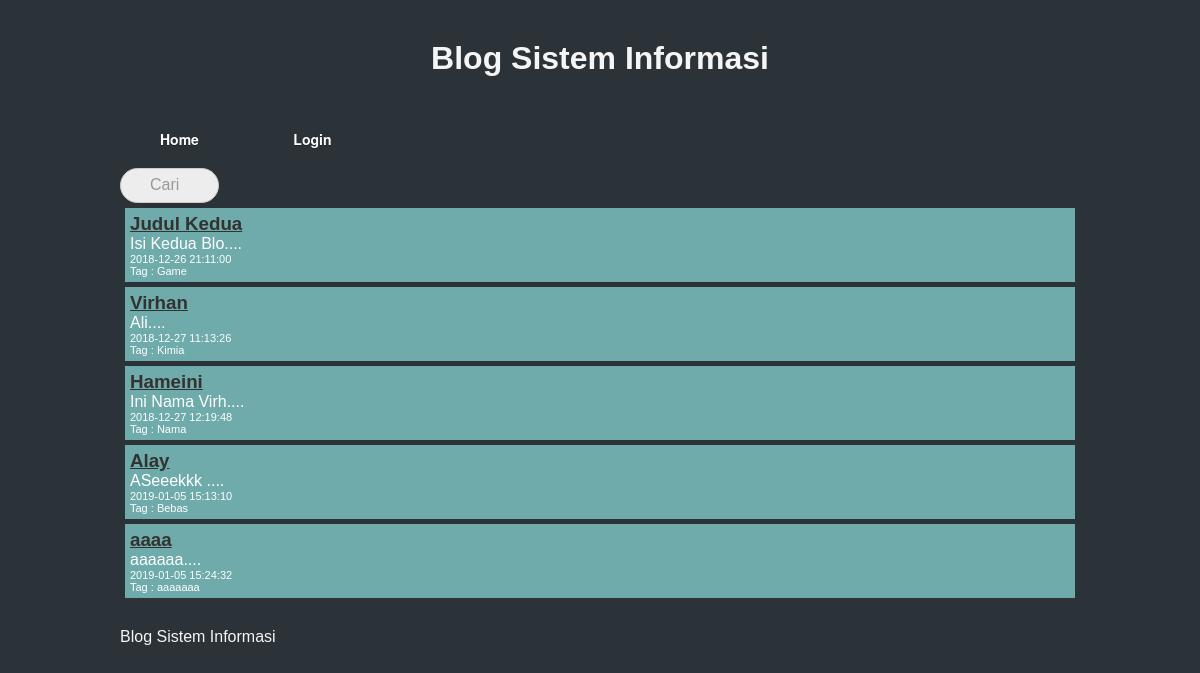
Before: / with the older database file.
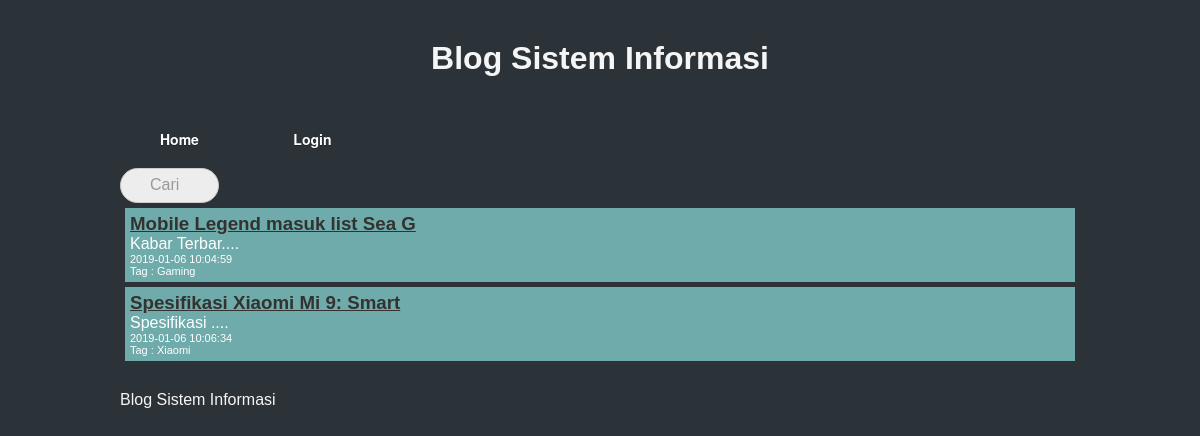
After: the same page with the newer database file.
### tables this page shows
CREATE TABLE `t_blog` (
  `id` int(11) NOT NULL,
  `judul` varchar(30) NOT NULL,
  `isi` varchar(500) NOT NULL,
  `waktu` timestamp NOT NULL DEFAULT CURRENT_TIMESTAMP,
  `tag` varchar(30) NOT NULL
);

### functions/blog.php (called while the page is built, shortened)
<?php
function tampilkan(){
  global $link;
  $query = "SELECT * FROM t_blog";
  $result = mysqli_query($link, $query) or die ('Gagal Untuk Menampilkan Data');
  return $result;
}
function excerpt($string){
  $string = substr($string, 0, 13);
  return $string . "....";
}
 ?>

### index.php (the view, shortened to what this page needs)
<?php
require_once "view/header.php";
$articles = tampilkan();
require_once "view/header.php";
 ?>
 <form action="" method="get">
   <input type="search" name="cari" placeholder="Cari">
 </form>
<?php while($row = mysqli_fetch_assoc($articles)): ?>
  <div class="each_article">
    <h3><a href="single.php?id=<?= $row['id']; ?>"><?= $row['judul']; ?></a></h3>
    <p>
      <?= excerpt($row['isi']); ?>
    </p>
    <p class="waktu"><?= $row['waktu']; ?></p>
    <p class="tag">Tag : <?= $row['tag']; ?></p>
  </div>
<?php endwhile; ?>
 <?php
 require_once "view/footer.php";
  ?>

### view/header.php (shortened to what this page needs)
<?php
$login = false;
  ?>
<head>
  <link rel="stylesheet" href="view/style.css">
</head>
<center><h1> Blog Sistem Informasi</h1></center>
<div id="menu">
<a href="index.php" class="tlacidlo">Home</a>
  <?php if($login): ?>
  <a href="add.php"  class="tlacidlo">Tambah</a>
  <a href="logout.php" class="tlacidlo">Logout</a>
<?php else: ?>
  <a href="logout.php"  class="tlacidlo">Login</a>
<?php endif; ?>
</div>

### view/footer.php
<p id="footer">
  Blog Sistem Informasi
</p>

### view/style.css (style rules this page uses)
* { margin: 0; padding: 0; box-sizing: border-box; font-family: sans-serif; }
h1 { margin-bottom: 30px; }
.each_article { background-color: rgb(110, 171, 170); color:white; padding: 5px; margin: 5px; }
.each_article a { color:white; }
.each_article h3 a { color:#333231; }
.waktu, .tag { font-size: 11px; }
#menu { margin: 7px 0; }
#menu a { color: white; text-decoration:none; }
#footer { margin-top: 30px; }
.tlacidlo { margin-top: 10px; margin-right: 10px; padding: 15px 40px; font-size: 14px; line-height: 1em; text-shadow: 0 0px rgba(0, 0, 0, 0.4); color: white; display:inline-block; vertical-align: middle; text-align: center; cursor: pointer; font-weight: bold; transition: background 0.1s ease-in-out; -webkit-transition: background 0.1s ease-in-out; -moz-transition: background 0.1s ease-in-out; -ms-transition: background 0.1s ease-in-out; -o-transition: background 0.1s ease-in-out; text-shadow: 0 1px rgba(0, 0, 0, 0.3); color: #fff; -webkit-border-radius: 3px; -moz-border-radius: 3px; border-radius: 3px; font-family: 'Helvetica Neue', Helvetica, sans-serif; background-color: #2c3338; box-shadow: 0px 3px 0px 0px #2c3338; text-decoration: none; }
input { outline: none; }
input[type=search] { -webkit-appearance: textfield; -webkit-box-sizing: content-box; font-family: inherit; font-size: 100%; }
input[type=search] { background: #ededed url(https://static.tumblr.com/ftv85bp/MIXmud4tx/search-icon.png) no-repeat 9px center; border: solid 1px #ccc; padding: 7px 8px 8px 29px; width: 60px; -webkit-border-radius: 10em; -moz-border-radius: 10em; border-radius: 10em; -webkit-transition: all .3s; -moz-transition: all .3s; transition: all .3s; }

Changed rows visible on the page:
removed t_blog: judul "Judul Kedua", isi "Isi Kedua Blo....", waktu "2018-12-26 21:11:00", tag "Game"
removed t_blog: judul "Virhan", isi "Ali....", waktu "2018-12-27 11:13:26", tag "Kimia"
removed t_blog: judul "Hameini", isi "Ini Nama Virh....", waktu "2018-12-27 12:19:48", tag "Nama"
removed t_blog: judul "Alay", isi "ASeeekkk ....", waktu "2019-01-05 15:13:10", tag "Bebas"
removed t_blog: judul "aaaa", isi "aaaaaa....", waktu "2019-01-05 15:24:32", tag "aaaaaaa"
added t_blog: judul "Mobile Legend masuk list Sea G", isi "Kabar Terbar....", waktu "2019-01-06 10:04:59", tag "Gaming"
added t_blog: judul "Spesifikasi Xiaomi Mi 9: Smart", isi "Spesifikasi ....", waktu "2019-01-06 10:06:34", tag "Xiaomi"
